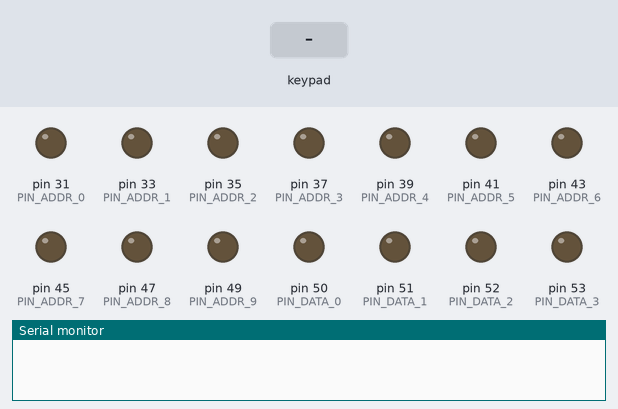
The sketch below on a simulated Arduino Mega 2560, built with avr-gcc and run on an emulated ATmega2560. On the bench: output pins drawn as LEDs (lit = HIGH), the last lines printed to the serial monitor. The inputs (shaded band) are chosen by the test bench. Pins used as bus, display or sensor lines are not drawn.

Above: at 1.2 s.
1.3 s: keypad keys 9 8 7 6 # pressed 0.4 s apart
At 3.6 s:
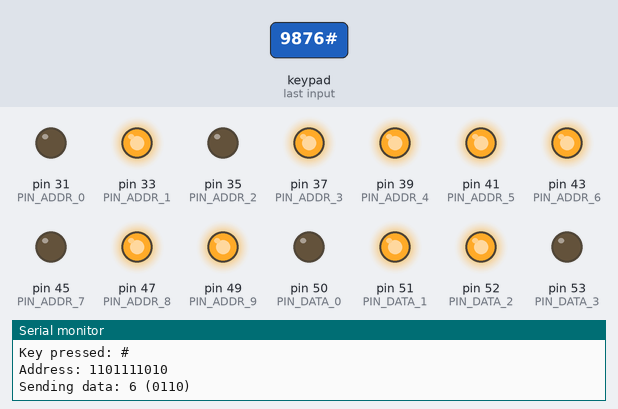
4.8 s: key '*' pressed
At 6.0 s:
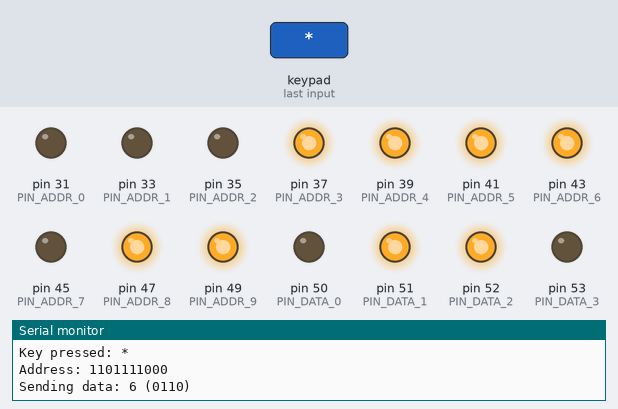
6.3 s: keypad keys 5 4 3 2 # pressed 0.4 s apart
At 8.3 s:
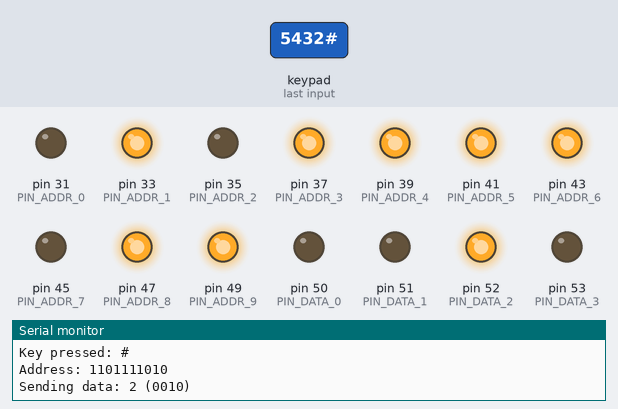
9.8 s: keypad keys 1 3 9 7 # pressed 0.4 s apart
At 12.2 s:
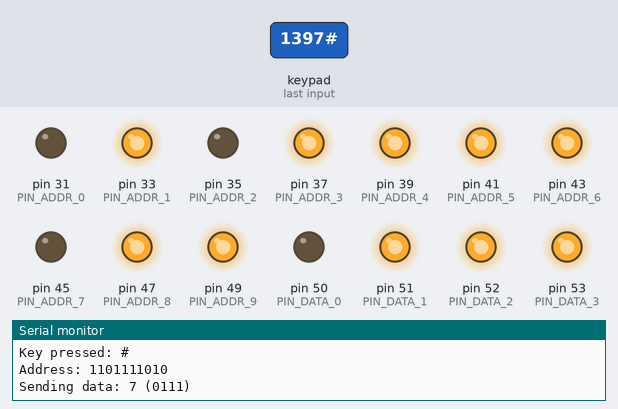
13.3 s: keypad keys 5 4 3 2 * pressed 0.4 s apart
At 16.3 s:
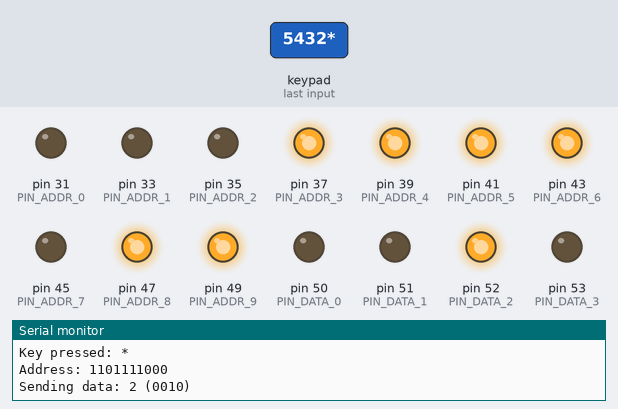
16.8 s: keypad keys 1 3 9 7 * pressed 0.4 s apart
At 18.8 s:
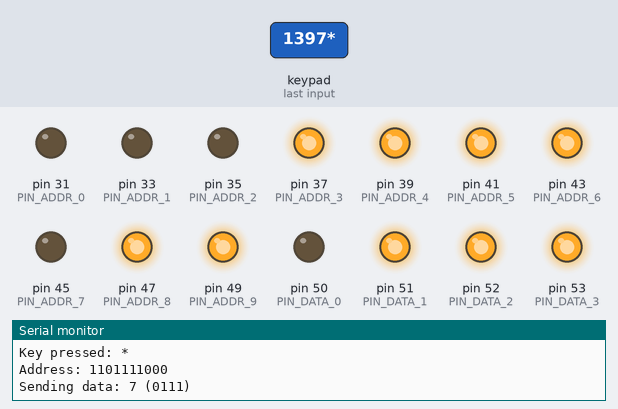
Timing chart, 0 to 20.3 s (numbered marks = the images above; inputs shaded):
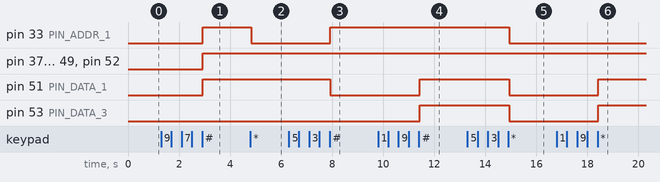

Measured:
- after the input at 1.3 s, pin 33 (PIN_ADDR_1), pin 37 (PIN_ADDR_3), pin 39 (PIN_ADDR_4), pin 41 (PIN_ADDR_5), pin 43 (PIN_ADDR_6), pin 47 (PIN_ADDR_8), pin 49 (PIN_ADDR_9), pin 51 (PIN_DATA_1), pin 52 (PIN_DATA_2): LOW → HIGH after 1.6 s
- after the input at 4.8 s, pin 33 (PIN_ADDR_1): HIGH → LOW at once
- after the input at 6.3 s, pin 33 (PIN_ADDR_1): LOW → HIGH after 1.6 s; pin 51 (PIN_DATA_1): HIGH → LOW after 1.6 s
- after the input at 9.8 s, pin 51 (PIN_DATA_1), pin 53 (PIN_DATA_3): LOW → HIGH after 1.6 s
- after the input at 13.3 s, pin 33 (PIN_ADDR_1), pin 51 (PIN_DATA_1), pin 53 (PIN_DATA_3): HIGH → LOW after 1.6 s
- after the input at 16.8 s, pin 51 (PIN_DATA_1), pin 53 (PIN_DATA_3): LOW → HIGH after 1.6 s

The sketch:

keypad.ino
```cpp
#include <Keypad.h>

const byte ROWS = 4;
const byte COLS = 4;

char keys[ROWS][COLS] = {
  { '1', '2', '3', 'A' },
  { '4', '5', '6', 'B' },
  { '7', '8', '9', 'C' },
  { '*', '0', '#', 'D' }
};

byte rowPins[ROWS] = { 9, 8, 7, 6 };
byte colPins[COLS] = { 5, 4, 3, 2 };

Keypad keypad = Keypad(makeKeymap(keys), rowPins, colPins, ROWS, COLS);

int PIN_DATA_0 = 50;
int PIN_DATA_1 = 51;
int PIN_DATA_2 = 52;
int PIN_DATA_3 = 53;

int PIN_RESET = 30;

int PIN_ADDR_0 = 31;
int PIN_ADDR_1 = 33;
int PIN_ADDR_2 = 35;
int PIN_ADDR_3 = 37;
int PIN_ADDR_4 = 39;
int PIN_ADDR_5 = 41;
int PIN_ADDR_6 = 43;
int PIN_ADDR_7 = 45;
int PIN_ADDR_8 = 47;
int PIN_ADDR_9 = 49;

char keyPressed = -1;

void setup() {
  Serial.begin(9600);

  pinMode(PIN_DATA_0, OUTPUT);
  pinMode(PIN_DATA_1, OUTPUT);
  pinMode(PIN_DATA_2, OUTPUT);
  pinMode(PIN_DATA_3, OUTPUT);

  pinMode(PIN_RESET, OUTPUT);

  pinMode(PIN_ADDR_0, OUTPUT);
  pinMode(PIN_ADDR_1, OUTPUT);
  pinMode(PIN_ADDR_2, OUTPUT);
  pinMode(PIN_ADDR_3, OUTPUT);
  pinMode(PIN_ADDR_4, OUTPUT);
  pinMode(PIN_ADDR_5, OUTPUT);
  pinMode(PIN_ADDR_6, OUTPUT);
  pinMode(PIN_ADDR_7, OUTPUT);
  pinMode(PIN_ADDR_8, OUTPUT);
  pinMode(PIN_ADDR_9, OUTPUT);
}

void loop() {
  char key = keypad.getKey();
  int value;

  if (key == NO_KEY) {
    return;
  }

  Serial.println();

  Serial.print("Key pressed: ");
  Serial.println(key);

  value = key - '0';

  if (0 <= value && value <= 9) {
    keyPressed = key;

    return;
  }

  if (keyPressed != -1 && (key == '*' || key == '#')) {
    digitalWrite(PIN_RESET, HIGH);
    delay(25);
    digitalWrite(PIN_RESET, LOW);

    if (key == '*') {
      setupAddress(888);
    } else {
      setupAddress(890);
    }

    Serial.print("Sending data: ");
    Serial.print(keyPressed);
    Serial.print(" (");
    Serial.print(((keyPressed >> 3) & B1) ? '1' : '0');
    Serial.print(((keyPressed >> 2) & B1) ? '1' : '0');
    Serial.print(((keyPressed >> 1) & B1) ? '1' : '0');
    Serial.print(((keyPressed >> 0) & B1) ? '1' : '0');
    Serial.println(")");

    digitalWrite(PIN_DATA_0, HIGH && ((keyPressed >> 3) & B1));
    digitalWrite(PIN_DATA_1, HIGH && ((keyPressed >> 2) & B1));
    digitalWrite(PIN_DATA_2, HIGH && ((keyPressed >> 1) & B1));
    digitalWrite(PIN_DATA_3, HIGH && ((keyPressed >> 0) & B1));
  }
}

void setupAddress(int address) {
  Serial.print("Address: ");
  Serial.print(((address >> 9) & B1) ? '1' : '0');
  Serial.print(((address >> 8) & B1) ? '1' : '0');
  Serial.print(((address >> 7) & B1) ? '1' : '0');
  Serial.print(((address >> 6) & B1) ? '1' : '0');
  Serial.print(((address >> 5) & B1) ? '1' : '0');
  Serial.print(((address >> 4) & B1) ? '1' : '0');
  Serial.print(((address >> 3) & B1) ? '1' : '0');
  Serial.print(((address >> 2) & B1) ? '1' : '0');
  Serial.print(((address >> 1) & B1) ? '1' : '0');
  Serial.print(((address >> 0) & B1) ? '1' : '0');
  Serial.println();

  digitalWrite(PIN_ADDR_9, HIGH && ((address >> 9) & B1));
  digitalWrite(PIN_ADDR_8, HIGH && ((address >> 8) & B1));
  digitalWrite(PIN_ADDR_7, HIGH && ((address >> 7) & B1));
  digitalWrite(PIN_ADDR_6, HIGH && ((address >> 6) & B1));
  digitalWrite(PIN_ADDR_5, HIGH && ((address >> 5) & B1));
  digitalWrite(PIN_ADDR_4, HIGH && ((address >> 4) & B1));
  digitalWrite(PIN_ADDR_3, HIGH && ((address >> 3) & B1));
  digitalWrite(PIN_ADDR_2, HIGH && ((address >> 2) & B1));
  digitalWrite(PIN_ADDR_1, HIGH && ((address >> 1) & B1));
  digitalWrite(PIN_ADDR_0, HIGH && ((address >> 0) & B1));
}
```
